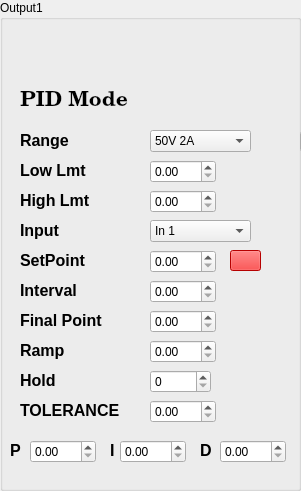
   <widget class="QGroupBox" name="groupBox">
    <property name="geometry">
     <rect>
      <x>50</x>
      <y>130</y>
      <width>301</width>
      <height>491</height>
     </rect>
    </property>
    <property name="title">
     <string>Output1</string>
    </property>
    <widget class="QLabel" name="label_3">
     <property name="geometry">
      <rect>
       <x>20</x>
       <y>130</y>
       <width>59</width>
       <height>21</height>
      </rect>
     </property>
     <property name="text">
      <string>&lt;html&gt;&lt;head/&gt;&lt;body&gt;&lt;p&gt;&lt;span style=&quot; font-size:12pt; font-weight:600;&quot;&gt;Range&lt;/span&gt;&lt;/p&gt;&lt;/body&gt;&lt;/html&gt;</string>
     </property>
    </widget>
    <widget class="QComboBox" name="comboBox">
     <property name="geometry">
      <rect>
       <x>150</x>
       <y>130</y>
       <width>101</width>
       <height>22</height>
      </rect>
     </property>
     <item>
      <property name="text">
       <string>50V 2A</string>
      </property>
     </item>
     <item>
      <property name="text">
       <string>50V .6A</string>
      </property>
     </item>
     <item>
      <property name="text">
       <string>50V .2A</string>
      </property>
     </item>
     <item>
      <property name="text">
       <string>20V 2A</string>
      </property>
     </item>
     <item>
      <property name="text">
       <string>20V .6A</string>
      </property>
     </item>
     <item>
      <property name="text">
       <string>20V .2A</string>
      </property>
     </item>
    </widget>
    <widget class="QDoubleSpinBox" name="doubleSpinBox">
     <property name="geometry">
      <rect>
       <x>150</x>
       <y>160</y>
       <width>66</width>
       <height>23</height>
      </rect>
     </property>
     <property name="maximum">
      <double>1000.000000000000000</double>
     </property>
    </widget>
    <widget class="QLabel" name="label_4">
     <property name="geometry">
      <rect>
       <x>20</x>
       <y>160</y>
       <width>81</width>
       <height>21</height>
      </rect>
     </property>
     <property name="text">
      <string>&lt;html&gt;&lt;head/&gt;&lt;body&gt;&lt;p&gt;&lt;span style=&quot; font-size:12pt; font-weight:600;&quot;&gt;Low Lmt&lt;/span&gt;&lt;/p&gt;&lt;/body&gt;&lt;/html&gt;</string>
     </property>
    </widget>
    <widget class="QLabel" name="label_5">
     <property name="geometry">
      <rect>
       <x>20</x>
       <y>190</y>
       <width>81</width>
       <height>21</height>
      </rect>
     </property>
     <property name="text">
      <string>&lt;html&gt;&lt;head/&gt;&lt;body&gt;&lt;p&gt;&lt;span style=&quot; font-size:12pt; font-weight:600;&quot;&gt;High Lmt&lt;/span&gt;&lt;/p&gt;&lt;/body&gt;&lt;/html&gt;</string>
     </property>
    </widget>
    <widget class="QDoubleSpinBox" name="doubleSpinBox_2">
     <property name="geometry">
      <rect>
       <x>150</x>
       <y>190</y>
       <width>66</width>
       <height>23</height>
      </rect>
     </property>
     <property name="maximum">
      <double>1000.000000000000000</double>
     </property>
    </widget>
    <widget class="QComboBox" name="comboBox_2">
     <property name="geometry">
      <rect>
       <x>150</x>
       <y>220</y>
       <width>101</width>
       <height>22</height>
      </rect>
     </property>
     <item>
      <property name="text">
       <string>In 1</string>
      </property>
     </item>
     <item>
      <property name="text">
       <string>In 2</string>
      </property>
     </item>
     <item>
      <property name="text">
       <string>In 3</string>
      </property>
     </item>
     <item>
      <property name="text">
       <string>In 4</string>
      </property>
     </item>
     <item>
      <property name="text">
       <string>Select</string>
      </property>
     </item>
    </widget>
    <widget class="QLabel" name="label_6">
     <property name="geometry">
      <rect>
       <x>20</x>
       <y>220</y>
       <width>59</width>
       <height>21</height>
      </rect>
     </property>
     <property name="text">
      <string>&lt;html&gt;&lt;head/&gt;&lt;body&gt;&lt;p&gt;&lt;span style=&quot; font-size:12pt; font-weight:600;&quot;&gt;Input&lt;/span&gt;&lt;/p&gt;&lt;/body&gt;&lt;/html&gt;</string>
     </property>
    </widget>
    <widget class="QLabel" name="label_12">
     <property name="geometry">
      <rect>
       <x>20</x>
       <y>250</y>
       <width>81</width>
       <height>21</height>
      </rect>
     </property>
     <property name="text">
      <string>&lt;html&gt;&lt;head/&gt;&lt;body&gt;&lt;p&gt;&lt;span style=&quot; font-size:12pt; font-weight:600;&quot;&gt;SetPoint&lt;/span&gt;&lt;/p&gt;&lt;/body&gt;&lt;/html&gt;</string>
     </property>
    </widget>
    <widget class="QDoubleSpinBox" name="doubleSpinBox_5">
     <property name="geometry">
      <rect>
       <x>300</x>
       <y>130</y>
       <width>66</width>
       <height>23</height>
      </rect>
     </property>
    </widget>
    <widget class="QDoubleSpinBox" name="doubleSpinBox_6">
     <property name="geometry">
      <rect>
       <x>150</x>
       <y>250</y>
       <width>66</width>
       <height>23</height>
      </rect>
     </property>
     <property name="maximum">
      <double>1000.000000000000000</double>
     </property>
    </widget>
    <widget class="QDoubleSpinBox" name="doubleSpinBox_7">
     <property name="geometry">
      <rect>
       <x>150</x>
       <y>280</y>
       <width>66</width>
       <height>23</height>
      </rect>
     </property>
     <property name="maximum">
      <double>1000.000000000000000</double>
     </property>
    </widget>
    <widget class="QLabel" name="label_13">
     <property name="geometry">
      <rect>
       <x>20</x>
       <y>280</y>
       <width>81</width>
       <height>21</height>
      </rect>
     </property>
     <property name="text">
      <string>&lt;html&gt;&lt;head/&gt;&lt;body&gt;&lt;p&gt;&lt;span style=&quot; font-size:12pt; font-weight:600;&quot;&gt;Interval&lt;/span&gt;&lt;/p&gt;&lt;/body&gt;&lt;/html&gt;</string>
     </property>
    </widget>
    <widget class="QLabel" name="label_14">
     <property name="geometry">
      <rect>
       <x>20</x>
       <y>310</y>
       <width>101</width>
       <height>21</height>
      </rect>
     </property>
     <property name="text">
      <string>&lt;html&gt;&lt;head/&gt;&lt;body&gt;&lt;p&gt;&lt;span style=&quot; font-size:12pt; font-weight:600;&quot;&gt;Final Point&lt;/span&gt;&lt;/p&gt;&lt;/body&gt;&lt;/html&gt;</string>
     </property>
    </widget>
    <widget class="QDoubleSpinBox" name="doubleSpinBox_8">
     <property name="geometry">
      <rect>
       <x>150</x>
       <y>310</y>
       <width>66</width>
       <height>23</height>
      </rect>
     </property>
     <property name="maximum">
      <double>1000.000000000000000</double>
     </property>
    </widget>
    <widget class="QLabel" name="label_15">
     <property name="geometry">
      <rect>
       <x>20</x>
       <y>340</y>
       <width>101</width>
       <height>21</height>
      </rect>
     </property>
     <property name="text">
      <string>&lt;html&gt;&lt;head/&gt;&lt;body&gt;&lt;p&gt;&lt;span style=&quot; font-size:12pt; font-weight:600;&quot;&gt;Ramp&lt;/span&gt;&lt;/p&gt;&lt;/body&gt;&lt;/html&gt;</string>
     </property>
    </widget>
    <widget class="QDoubleSpinBox" name="doubleSpinBox_9">
     <property name="geometry">
      <rect>
       <x>150</x>
       <y>340</y>
       <width>66</width>
       <height>23</height>
      </rect>
     </property>
     <property name="maximum">
      <double>1000.000000000000000</double>
     </property>
    </widget>
    <widget class="QLabel" name="label_16">
     <property name="geometry">
      <rect>
       <x>20</x>
       <y>370</y>
       <width>101</width>
       <height>21</height>
      </rect>
     </property>
     <property name="text">
      <string>&lt;html&gt;&lt;head/&gt;&lt;body&gt;&lt;p&gt;&lt;span style=&quot; font-size:12pt; font-weight:600;&quot;&gt;Hold&lt;/span&gt;&lt;/p&gt;&lt;/body&gt;&lt;/html&gt;</string>
     </property>
    </widget>
    <widget class="QDoubleSpinBox" name="doubleSpinBox_11">
     <property name="geometry">
      <rect>
       <x>30</x>
       <y>440</y>
       <width>66</width>
       <height>23</height>
      </rect>
     </property>
     <property name="maximum">
      <double>1000.000000000000000</double>
     </property>
    </widget>
    <widget class="QDoubleSpinBox" name="doubleSpinBox_12">
     <property name="geometry">
      <rect>
       <x>120</x>
       <y>440</y>
       <width>66</width>
       <height>23</height>
      </rect>
     </property>
     <property name="maximum">
      <double>1000.000000000000000</double>
     </property>
    </widget>
    <widget class="QDoubleSpinBox" name="doubleSpinBox_13">
     <property name="geometry">
      <rect>
       <x>220</x>
       <y>440</y>
       <width>66</width>
       <height>23</height>
      </rect>
     </property>
     <property name="maximum">
      <double>1000.000000000000000</double>
     </property>
    </widget>
    <widget class="QLabel" name="label_17">
     <property name="geometry">
      <rect>
       <x>10</x>
       <y>440</y>
       <width>16</width>
       <height>21</height>
      </rect>
     </property>
     <property name="text">
      <string>&lt;html&gt;&lt;head/&gt;&lt;body&gt;&lt;p&gt;&lt;span style=&quot; font-size:12pt; font-weight:600;&quot;&gt;P&lt;/span&gt;&lt;/p&gt;&lt;/body&gt;&lt;/html&gt;</string>
     </property>
    </widget>
    <widget class="QLabel" name="label_18">
     <property name="geometry">
      <rect>
       <x>110</x>
       <y>440</y>
       <width>16</width>
       <height>21</height>
      </rect>
     </property>
     <property name="text">
      <string>&lt;html&gt;&lt;head/&gt;&lt;body&gt;&lt;p&gt;&lt;span style=&quot; font-size:12pt; font-weight:600;&quot;&gt;I&lt;/span&gt;&lt;/p&gt;&lt;/body&gt;&lt;/html&gt;</string>
     </property>
    </widget>
    <widget class="QLabel" name="label_19">
     <property name="geometry">
      <rect>
       <x>200</x>
       <y>440</y>
       <width>20</width>
       <height>21</height>
      </rect>
     </property>
     <property name="text">
      <string>&lt;html&gt;&lt;head/&gt;&lt;body&gt;&lt;p&gt;&lt;span style=&quot; font-size:12pt; font-weight:600;&quot;&gt;D&lt;/span&gt;&lt;/p&gt;&lt;/body&gt;&lt;/html&gt;</string>
     </property>
    </widget>
    <widget class="QLabel" name="label_53">
     <property name="geometry">
      <rect>
       <x>20</x>
       <y>90</y>
       <width>111</width>
       <height>21</height>
      </rect>
     </property>
     <property name="font">
      <font>
       <family>Century Schoolbook L</family>
       <pointsize>16</pointsize>
       <weight>75</weight>
       <bold>true</bold>
      </font>
     </property>
     <property name="text">
      <string>PID Mode</string>
     </property>
    </widget>
    <widget class="QPushButton" name="out2mode_5">
     <property name="geometry">
      <rect>
       <x>150</x>
       <y>90</y>
       <width>51</width>
       <height>21</height>
      </rect>
     </property>
     <property name="styleSheet">
      <string notr="true">border-top: 3px transparent;
            border-bottom: 3px transparent;
            border-right: 10px transparent;
            border-left: 10px transparent;</string>
     </property>
     <property name="text">
      <string/>
     </property>
     <property name="icon">
      <iconset>
       <normaloff>:/on-off.jpg</normaloff>:/on-off.jpg</iconset>
     </property>
     <property name="iconSize">
      <size>
       <width>71</width>
       <height>21</height>
      </size>
     </property>
    </widget>
    <widget class="QDoubleSpinBox" name="doubleSpinBox_25">
     <property name="geometry">
      <rect>
       <x>150</x>
       <y>400</y>
       <width>66</width>
       <height>23</height>
      </rect>
     </property>
     <property name="maximum">
      <double>1000.000000000000000</double>
     </property>
    </widget>
    <widget class="QLabel" name="label_37">
     <property name="geometry">
      <rect>
       <x>20</x>
       <y>400</y>
       <width>111</width>
       <height>21</height>
      </rect>
     </property>
     <property name="text">
      <string>&lt;html&gt;&lt;head/&gt;&lt;body&gt;&lt;p&gt;&lt;span style=&quot; font-size:12pt; font-weight:600;&quot;&gt;TOLERANCE&lt;/span&gt;&lt;/p&gt;&lt;/body&gt;&lt;/html&gt;</string>
     </property>
    </widget>
    <widget class="QPushButton" name="pushButton_3">
     <property name="geometry">
      <rect>
       <x>230</x>
       <y>250</y>
       <width>31</width>
       <height>21</height>
      </rect>
     </property>
     <property name="sizePolicy">
      <sizepolicy hsizetype="Minimum" vsizetype="Fixed">
       <horstretch>8</horstretch>
       <verstretch>0</verstretch>
      </sizepolicy>
     </property>
     <property name="styleSheet">
      <string notr="true">background-color:red;</string>
     </property>
     <property name="text">
      <string/>
     </property>
    </widget>
    <widget class="QPushButton" name="out1mode">
     <property name="geometry">
      <rect>
       <x>20</x>
       <y>30</y>
       <width>61</width>
       <height>31</height>
      </rect>
     </property>
     <property name="styleSheet">
      <string notr="true">border-top: 3px transparent;
            border-bottom: 3px transparent;
            border-right: 10px transparent;
            border-left: 10px transparent;</string>
     </property>
     <property name="text">
      <string/>
     </property>
     <property name="icon">
      <iconset>
       <normaloff>:/on-off.jpg</normaloff>:/on-off.jpg</iconset>
     </property>
     <property name="iconSize">
      <size>
       <width>81</width>
       <height>31</height>
      </size>
     </property>
    </widget>
    <widget class="QSpinBox" name="spinBox">
     <property name="geometry">
      <rect>
       <x>150</x>
       <y>370</y>
       <width>61</width>
       <height>23</height>
      </rect>
     </property>
    </widget>
   </widget>
